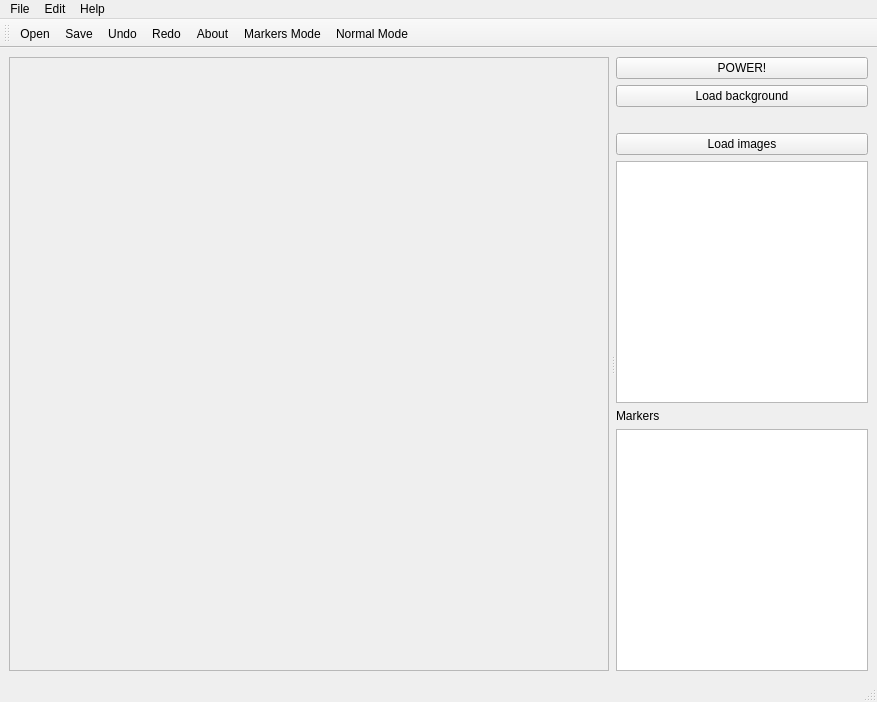
<?xml version="1.0" encoding="UTF-8"?>
<ui version="4.0">
 <class>PicturePlacerWindow</class>
 <widget class="QMainWindow" name="PicturePlacerWindow">
  <property name="geometry">
   <rect>
    <x>0</x>
    <y>0</y>
    <width>877</width>
    <height>702</height>
   </rect>
  </property>
  <property name="windowTitle">
   <string>MainWindow</string>
  </property>
  <widget class="QWidget" name="centralwidget">
   <layout class="QHBoxLayout" name="horizontalLayout">
    <item>
     <widget class="QSplitter" name="splitter">
      <property name="orientation">
       <enum>Qt::Horizontal</enum>
      </property>
      <property name="opaqueResize">
       <bool>true</bool>
      </property>
      <property name="handleWidth">
       <number>7</number>
      </property>
      <property name="childrenCollapsible">
       <bool>false</bool>
      </property>
      <widget class="QScrollArea" name="scrollArea">
       <property name="sizePolicy">
        <sizepolicy hsizetype="Expanding" vsizetype="Expanding">
         <horstretch>0</horstretch>
         <verstretch>0</verstretch>
        </sizepolicy>
       </property>
       <property name="minimumSize">
        <size>
         <width>600</width>
         <height>0</height>
        </size>
       </property>
       <property name="sizeIncrement">
        <size>
         <width>0</width>
         <height>0</height>
        </size>
       </property>
       <property name="baseSize">
        <size>
         <width>0</width>
         <height>0</height>
        </size>
       </property>
       <property name="widgetResizable">
        <bool>true</bool>
       </property>
       <widget class="QWidget" name="scrollAreaWidget">
        <property name="geometry">
         <rect>
          <x>0</x>
          <y>0</y>
          <width>16</width>
          <height>16</height>
         </rect>
        </property>
        <property name="sizePolicy">
         <sizepolicy hsizetype="Fixed" vsizetype="Fixed">
          <horstretch>0</horstretch>
          <verstretch>0</verstretch>
         </sizepolicy>
        </property>
       </widget>
      </widget>
      <widget class="QWidget" name="layoutWidget">
       <layout class="QVBoxLayout" name="verticalLayout">
        <item>
         <widget class="QPushButton" name="powerButton">
          <property name="text">
           <string>POWER!</string>
          </property>
         </widget>
        </item>
        <item>
         <widget class="QPushButton" name="loadBackgroundButton">
          <property name="text">
           <string>Load background</string>
          </property>
         </widget>
        </item>
        <item>
         <widget class="QLabel" name="backgroundLabel">
          <property name="text">
           <string/>
          </property>
         </widget>
        </item>
        <item>
         <widget class="QPushButton" name="loadImagesButton">
          <property name="text">
           <string>Load images</string>
          </property>
         </widget>
        </item>
        <item>
         <widget class="QListWidget" name="imagesList"/>
        </item>
        <item>
         <widget class="QLabel" name="label">
          <property name="text">
           <string>Markers</string>
          </property>
         </widget>
        </item>
        <item>
         <widget class="QListWidget" name="markersList"/>
        </item>
       </layout>
      </widget>
     </widget>
    </item>
   </layout>
  </widget>
  <widget class="QMenuBar" name="menubar">
   <property name="geometry">
    <rect>
     <x>0</x>
     <y>0</y>
     <width>877</width>
     <height>21</height>
    </rect>
   </property>
   <widget class="QMenu" name="menuFile">
    <property name="title">
     <string>File</string>
    </property>
    <addaction name="actionOpen"/>
    <addaction name="actionSave"/>
   </widget>
   <widget class="QMenu" name="menuAbout">
    <property name="title">
     <string>Help</string>
    </property>
    <addaction name="actionAbout"/>
   </widget>
   <widget class="QMenu" name="menuEdit">
    <property name="title">
     <string>Edit</string>
    </property>
    <addaction name="actionRedo"/>
    <addaction name="actionUndo"/>
   </widget>
   <addaction name="menuFile"/>
   <addaction name="menuEdit"/>
   <addaction name="menuAbout"/>
  </widget>
  <widget class="QStatusBar" name="statusbar"/>
  <widget class="QToolBar" name="toolBar">
   <property name="windowTitle">
    <string>toolBar</string>
   </property>
   <attribute name="toolBarArea">
    <enum>TopToolBarArea</enum>
   </attribute>
   <attribute name="toolBarBreak">
    <bool>false</bool>
   </attribute>
   <addaction name="actionOpen"/>
   <addaction name="actionSave"/>
   <addaction name="actionUndo"/>
   <addaction name="actionRedo"/>
   <addaction name="actionAbout"/>
   <addaction name="actionMarkersMode"/>
   <addaction name="actionNormalMode"/>
  </widget>
  <action name="actionOpen">
   <property name="text">
    <string>Open...</string>
   </property>
  </action>
  <action name="actionSave">
   <property name="text">
    <string>Save...</string>
   </property>
  </action>
  <action name="actionAbout">
   <property name="text">
    <string>About</string>
   </property>
  </action>
  <action name="actionRedo">
   <property name="text">
    <string>Redo</string>
   </property>
  </action>
  <action name="actionUndo">
   <property name="text">
    <string>Undo</string>
   </property>
  </action>
  <action name="actionMarkersMode">
   <property name="text">
    <string>Markers Mode</string>
   </property>
  </action>
  <action name="actionNormalMode">
   <property name="text">
    <string>Normal Mode</string>
   </property>
  </action>
 </widget>
 <resources/>
 <connections/>
 <slots>
  <slot>showHelloWorld()</slot>
 </slots>
</ui>
